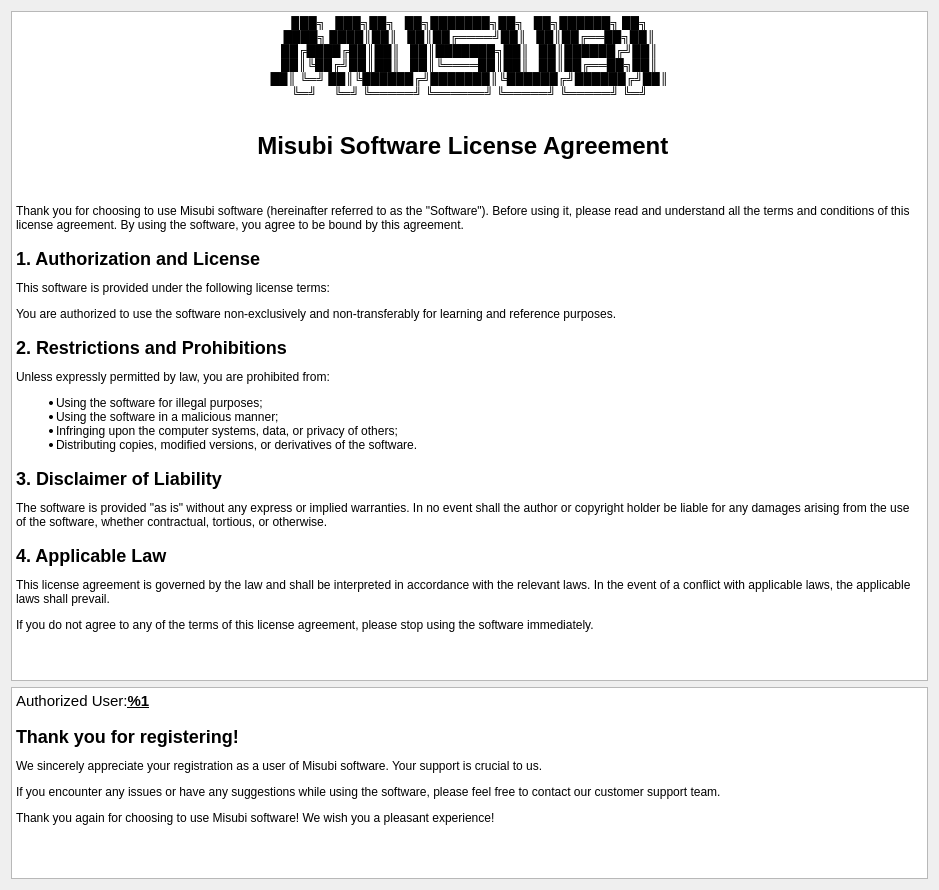
<?xml version="1.0" encoding="UTF-8"?>
<ui version="4.0">
 <class>License</class>
 <widget class="QDialog" name="License">
  <property name="geometry">
   <rect>
    <x>0</x>
    <y>0</y>
    <width>939</width>
    <height>890</height>
   </rect>
  </property>
  <property name="windowTitle">
   <string>Musubi License</string>
  </property>
  <layout class="QGridLayout" name="gridLayout">
   <item row="0" column="0">
    <widget class="QTextEdit" name="license">
     <property name="enabled">
      <bool>true</bool>
     </property>
     <property name="sizePolicy">
      <sizepolicy hsizetype="Expanding" vsizetype="Expanding">
       <horstretch>0</horstretch>
       <verstretch>0</verstretch>
      </sizepolicy>
     </property>
     <property name="mouseTracking">
      <bool>false</bool>
     </property>
     <property name="acceptDrops">
      <bool>false</bool>
     </property>
     <property name="readOnly">
      <bool>true</bool>
     </property>
     <property name="html">
      <string>&lt;!DOCTYPE HTML PUBLIC &quot;-//W3C//DTD HTML 4.0//EN&quot; &quot;http://www.w3.org/TR/REC-html40/strict.dtd&quot;&gt;
&lt;html&gt;&lt;head&gt;&lt;meta name=&quot;qrichtext&quot; content=&quot;1&quot; /&gt;&lt;meta charset=&quot;utf-8&quot; /&gt;&lt;title&gt;Misubi Software License Agreement&lt;/title&gt;&lt;style type=&quot;text/css&quot;&gt;
p, li { white-space: pre-wrap; }
hr { height: 1px; border-width: 0; }
li.unchecked::marker { content: &quot;\2610&quot;; }
li.checked::marker { content: &quot;\2612&quot;; }
&lt;/style&gt;&lt;/head&gt;&lt;body style=&quot; font-family:'Microsoft YaHei UI'; font-size:9pt; font-weight:400; font-style:normal;&quot;&gt;
&lt;p align=&quot;center&quot; style=&quot; margin-top:15px; margin-bottom:0px; margin-left:0px; margin-right:0px; -qt-block-indent:0; text-indent:0px; background-color:#ffffff;&quot;&gt;&lt;a name=&quot;taag_output_text&quot;&gt;&lt;/a&gt;&lt;span style=&quot; font-family:'Courier New','monospace'; color:#000000; background-color:#ffffff;&quot;&gt;█&lt;/span&gt;&lt;span style=&quot; font-family:'Courier New','monospace'; color:#000000; background-color:#ffffff;&quot;&gt;██╗   ███╗██╗   ██╗███████╗██╗   ██╗██████╗ ██╗&lt;/span&gt;&lt;/p&gt;
&lt;p align=&quot;center&quot; style=&quot; margin-top:0px; margin-bottom:0px; margin-left:0px; margin-right:0px; -qt-block-indent:0; text-indent:0px; background-color:#ffffff;&quot;&gt;&lt;span style=&quot; font-family:'Courier New','monospace'; color:#000000; background-color:#ffffff;&quot;&gt;████╗ ████║██║   ██║██╔════╝██║   ██║██╔══██╗██║&lt;/span&gt;&lt;/p&gt;
&lt;p align=&quot;center&quot; style=&quot; margin-top:0px; margin-bottom:0px; margin-left:0px; margin-right:0px; -qt-block-indent:0; text-indent:0px; background-color:#ffffff;&quot;&gt;&lt;span style=&quot; font-family:'Courier New','monospace'; color:#000000; background-color:#ffffff;&quot;&gt;██╔████╔██║██║   ██║███████╗██║   ██║██████╔╝██║&lt;/span&gt;&lt;/p&gt;
&lt;p align=&quot;center&quot; style=&quot; margin-top:0px; margin-bottom:0px; margin-left:0px; margin-right:0px; -qt-block-indent:0; text-indent:0px; background-color:#ffffff;&quot;&gt;&lt;span style=&quot; font-family:'Courier New','monospace'; color:#000000; background-color:#ffffff;&quot;&gt;██║╚██╔╝██║██║   ██║╚════██║██║   ██║██╔══██╗██║&lt;/span&gt;&lt;/p&gt;
&lt;p align=&quot;center&quot; style=&quot; margin-top:0px; margin-bottom:0px; margin-left:0px; margin-right:0px; -qt-block-indent:0; text-indent:0px; background-color:#ffffff;&quot;&gt;&lt;span style=&quot; font-family:'Courier New','monospace'; color:#000000; background-color:#ffffff;&quot;&gt;██║ ╚═╝ ██║╚██████╔╝███████║╚██████╔╝██████╔╝██║&lt;/span&gt;&lt;/p&gt;
&lt;p align=&quot;center&quot; style=&quot; margin-top:0px; margin-bottom:0px; margin-left:0px; margin-right:0px; -qt-block-indent:0; text-indent:0px; background-color:#ffffff;&quot;&gt;&lt;span style=&quot; font-family:'Courier New','monospace'; color:#000000; background-color:#ffffff;&quot;&gt;╚═╝     ╚═╝ ╚═════╝ ╚══════╝ ╚═════╝ ╚═════╝ ╚═╝&lt;/span&gt;&lt;/p&gt;
&lt;p style=&quot; margin-top:0px; margin-bottom:15px; margin-left:0px; margin-right:0px; -qt-block-indent:0; text-indent:0px; background-color:#ffffff;&quot;&gt;&lt;span style=&quot; font-family:'Courier New','monospace'; color:#000000; background-color:#ffffff;&quot;&gt;                                                &lt;/span&gt;&lt;/p&gt;
&lt;h1 align=&quot;center&quot; style=&quot; margin-top:18px; margin-bottom:12px; margin-left:0px; margin-right:0px; -qt-block-indent:0; text-indent:0px;&quot;&gt;&lt;span style=&quot; font-size:xx-large; font-weight:700;&quot;&gt;Misubi Software License Agreement  &lt;/span&gt;&lt;/h1&gt;
&lt;p align=&quot;center&quot; style=&quot;-qt-paragraph-type:empty; margin-top:18px; margin-bottom:12px; margin-left:0px; margin-right:0px; -qt-block-indent:0; text-indent:0px;&quot;&gt;&lt;br /&gt;&lt;/p&gt;
&lt;p style=&quot; margin-top:12px; margin-bottom:12px; margin-left:0px; margin-right:0px; -qt-block-indent:0; text-indent:0px;&quot;&gt;Thank you for choosing to use Misubi software (hereinafter referred to as the &amp;quot;Software&amp;quot;). Before using it, please read and understand all the terms and conditions of this license agreement. By using the software, you agree to be bound by this agreement.&lt;/p&gt;
&lt;h2 style=&quot; margin-top:16px; margin-bottom:12px; margin-left:0px; margin-right:0px; -qt-block-indent:0; text-indent:0px;&quot;&gt;&lt;span style=&quot; font-size:x-large; font-weight:700;&quot;&gt;1. Authorization and License  &lt;/span&gt;&lt;/h2&gt;
&lt;p style=&quot; margin-top:12px; margin-bottom:12px; margin-left:0px; margin-right:0px; -qt-block-indent:0; text-indent:0px;&quot;&gt;This software is provided under the following license terms:  &lt;/p&gt;
&lt;p style=&quot; margin-top:12px; margin-bottom:12px; margin-left:0px; margin-right:0px; -qt-block-indent:0; text-indent:0px;&quot;&gt;You are authorized to use the software non-exclusively and non-transferably for learning and reference purposes.&lt;/p&gt;
&lt;h2 style=&quot; margin-top:16px; margin-bottom:12px; margin-left:0px; margin-right:0px; -qt-block-indent:0; text-indent:0px;&quot;&gt;&lt;span style=&quot; font-size:x-large; font-weight:700;&quot;&gt;2. Restrictions and Prohibitions  &lt;/span&gt;&lt;/h2&gt;
&lt;p style=&quot; margin-top:12px; margin-bottom:12px; margin-left:0px; margin-right:0px; -qt-block-indent:0; text-indent:0px;&quot;&gt;Unless expressly permitted by law, you are prohibited from:&lt;/p&gt;
&lt;ul style=&quot;margin-top: 0px; margin-bottom: 0px; margin-left: 0px; margin-right: 0px; -qt-list-indent: 1;&quot;&gt;
&lt;li style=&quot; margin-top:12px; margin-bottom:0px; margin-left:0px; margin-right:0px; -qt-block-indent:0; text-indent:0px;&quot;&gt;Using the software for illegal purposes;&lt;/li&gt;
&lt;li style=&quot; margin-top:0px; margin-bottom:0px; margin-left:0px; margin-right:0px; -qt-block-indent:0; text-indent:0px;&quot;&gt;Using the software in a malicious manner;&lt;/li&gt;
&lt;li style=&quot; margin-top:0px; margin-bottom:0px; margin-left:0px; margin-right:0px; -qt-block-indent:0; text-indent:0px;&quot;&gt;Infringing upon the computer systems, data, or privacy of others;&lt;/li&gt;
&lt;li style=&quot; margin-top:0px; margin-bottom:12px; margin-left:0px; margin-right:0px; -qt-block-indent:0; text-indent:0px;&quot;&gt;Distributing copies, modified versions, or derivatives of the software.&lt;/li&gt;&lt;/ul&gt;
&lt;h2 style=&quot; margin-top:16px; margin-bottom:12px; margin-left:0px; margin-right:0px; -qt-block-indent:0; text-indent:0px;&quot;&gt;&lt;span style=&quot; font-size:x-large; font-weight:700;&quot;&gt;3. Disclaimer of Liability  &lt;/span&gt;&lt;/h2&gt;
&lt;p style=&quot; margin-top:12px; margin-bottom:12px; margin-left:0px; margin-right:0px; -qt-block-indent:0; text-indent:0px;&quot;&gt;The software is provided &amp;quot;as is&amp;quot; without any express or implied warranties. In no event shall the author or copyright holder be liable for any damages arising from the use of the software, whether contractual, tortious, or otherwise.&lt;/p&gt;
&lt;h2 style=&quot; margin-top:16px; margin-bottom:12px; margin-left:0px; margin-right:0px; -qt-block-indent:0; text-indent:0px;&quot;&gt;&lt;span style=&quot; font-size:x-large; font-weight:700;&quot;&gt;4. Applicable Law  &lt;/span&gt;&lt;/h2&gt;
&lt;p style=&quot; margin-top:12px; margin-bottom:12px; margin-left:0px; margin-right:0px; -qt-block-indent:0; text-indent:0px;&quot;&gt;This license agreement is governed by the law and shall be interpreted in accordance with the relevant laws. In the event of a conflict with applicable laws, the applicable laws shall prevail.&lt;/p&gt;
&lt;p style=&quot; margin-top:12px; margin-bottom:12px; margin-left:0px; margin-right:0px; -qt-block-indent:0; text-indent:0px;&quot;&gt;If you do not agree to any of the terms of this license agreement, please stop using the software immediately.&lt;/p&gt;&lt;/body&gt;&lt;/html&gt;</string>
     </property>
    </widget>
   </item>
   <item row="1" column="0">
    <widget class="QTextEdit" name="register_message">
     <property name="sizePolicy">
      <sizepolicy hsizetype="Preferred" vsizetype="Fixed">
       <horstretch>0</horstretch>
       <verstretch>0</verstretch>
      </sizepolicy>
     </property>
     <property name="mouseTracking">
      <bool>false</bool>
     </property>
     <property name="acceptDrops">
      <bool>false</bool>
     </property>
     <property name="readOnly">
      <bool>true</bool>
     </property>
     <property name="html">
      <string>&lt;!DOCTYPE HTML PUBLIC &quot;-//W3C//DTD HTML 4.0//EN&quot; &quot;http://www.w3.org/TR/REC-html40/strict.dtd&quot;&gt;
&lt;html&gt;&lt;head&gt;&lt;meta name=&quot;qrichtext&quot; content=&quot;1&quot; /&gt;&lt;meta charset=&quot;utf-8&quot; /&gt;&lt;style type=&quot;text/css&quot;&gt;
p, li { white-space: pre-wrap; }
hr { height: 1px; border-width: 0; }
li.unchecked::marker { content: &quot;\2610&quot;; }
li.checked::marker { content: &quot;\2612&quot;; }
&lt;/style&gt;&lt;/head&gt;&lt;body style=&quot; font-family:'Microsoft YaHei UI'; font-size:9pt; font-weight:400; font-style:normal;&quot;&gt;
&lt;p style=&quot; margin-top:0px; margin-bottom:0px; margin-left:0px; margin-right:0px; -qt-block-indent:0; text-indent:0px;&quot;&gt;&lt;span style=&quot; font-size:11pt;&quot;&gt;Authorized User:&lt;/span&gt;&lt;span style=&quot; font-size:11pt; font-weight:700; text-decoration: underline;&quot;&gt;%1&lt;/span&gt;&lt;/p&gt;
&lt;h2 style=&quot; margin-top:16px; margin-bottom:12px; margin-left:0px; margin-right:0px; -qt-block-indent:0; text-indent:0px;&quot;&gt;&lt;span style=&quot; font-size:x-large; font-weight:700;&quot;&gt;Thank you for registering!&lt;/span&gt;&lt;/h2&gt;
&lt;p style=&quot; margin-top:12px; margin-bottom:12px; margin-left:0px; margin-right:0px; -qt-block-indent:0; text-indent:0px;&quot;&gt;We sincerely appreciate your registration as a user of Misubi software. Your support is crucial to us.&lt;/p&gt;
&lt;p style=&quot; margin-top:12px; margin-bottom:12px; margin-left:0px; margin-right:0px; -qt-block-indent:0; text-indent:0px;&quot;&gt;If you encounter any issues or have any suggestions while using the software, please feel free to contact our customer support team.&lt;/p&gt;
&lt;p style=&quot; margin-top:12px; margin-bottom:12px; margin-left:0px; margin-right:0px; -qt-block-indent:0; text-indent:0px;&quot;&gt;Thank you again for choosing to use Misubi software! We wish you a pleasant experience!&lt;/p&gt;
&lt;p style=&quot;-qt-paragraph-type:empty; margin-top:0px; margin-bottom:0px; margin-left:0px; margin-right:0px; -qt-block-indent:0; text-indent:0px;&quot;&gt;&lt;br /&gt;&lt;/p&gt;
&lt;p style=&quot;-qt-paragraph-type:empty; margin-top:0px; margin-bottom:0px; margin-left:0px; margin-right:0px; -qt-block-indent:0; text-indent:0px;&quot;&gt;&lt;br /&gt;&lt;/p&gt;&lt;/body&gt;&lt;/html&gt;</string>
     </property>
    </widget>
   </item>
  </layout>
 </widget>
 <resources/>
 <connections/>
</ui>
